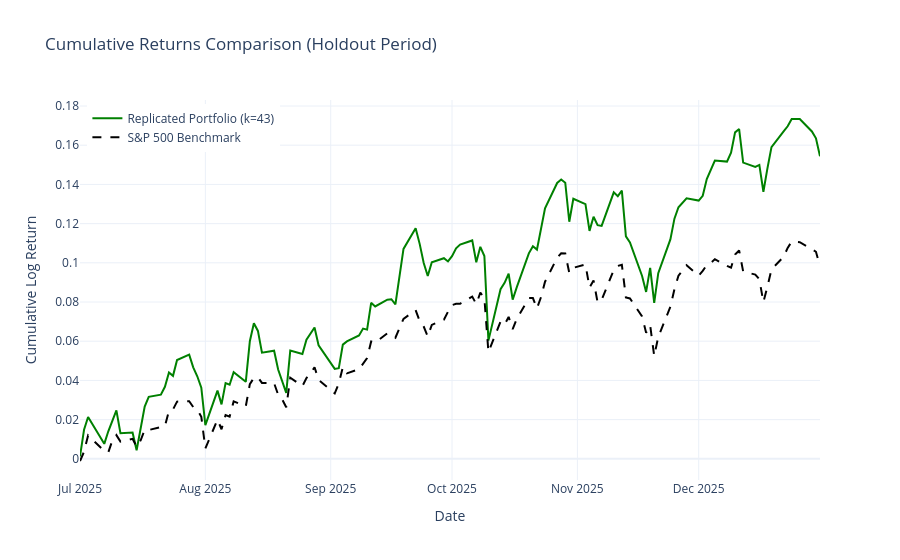

Here is the notebook cell this chart was saved with:
### Markdown cell above
### Plot 2: Cumulative Portfolio vs Benchmark Returns (on Test Data)

### Code cell
cum_R_p_test = R_p_test.cumsum()
cum_y_test = y_test.cumsum()

fig = go.Figure()
fig.add_trace(go.Scatter(x=cum_R_p_test.index, y=cum_R_p_test, mode='lines', name=f'Replicated Portfolio (k={final_k})', line=dict(color='green', width=2)))
fig.add_trace(go.Scatter(x=cum_y_test.index, y=cum_y_test, mode='lines', name='S&P 500 Benchmark', line=dict(color='black', width=2, dash='dash')))

fig.update_layout(
    title='Cumulative Returns Comparison (Holdout Period)',
    xaxis_title='Date',
    yaxis_title='Cumulative Log Return',
    template='plotly_white',
    legend=dict(yanchor="top", y=0.99, xanchor="left", x=0.01)
)
fig.show()
